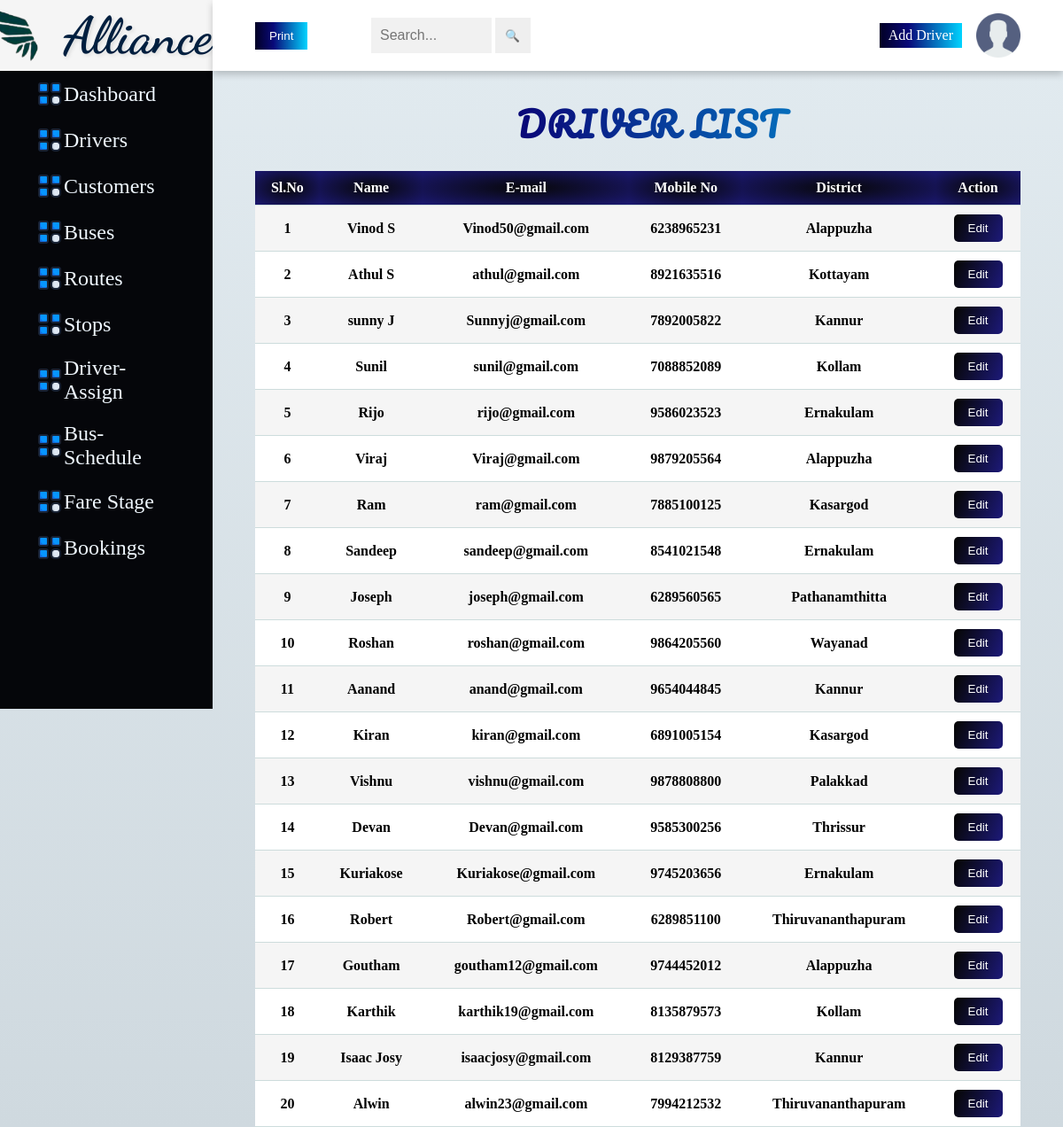
/Driver.php (signed in), run on the app's committed database.
### tables this page shows
CREATE TABLE `tbl_driver` (
  `Driver_id` int(5) NOT NULL,
  `D_fname` varchar(10) NOT NULL,
  `D_mname` varchar(10) NOT NULL,
  `D_lname` varchar(10) NOT NULL,
  `D_licence_no` varchar(16) NOT NULL,
  `D_licence_expiry` date NOT NULL,
  `D_badge_no` varchar(15) NOT NULL,
  `D_city` varchar(20) NOT NULL,
  `D_dist` varchar(20) NOT NULL,
  `D_state` varchar(20) NOT NULL,
  `D_pin` decimal(6,0) NOT NULL,
  `D_street` varchar(20) NOT NULL,
  `D_phone` decimal(10,0) NOT NULL,
  `D_email` varchar(30) NOT NULL,
  `D_gender` varchar(1) NOT NULL,
  `D_dob` date NOT NULL,
  `D_join` date NOT NULL,
  `D_experience` varchar(2) NOT NULL
);

### Driver.php (the view, shortened to what this page needs)
<html>
<head>
    <link rel="stylesheet" href="Driver.css">
    <link rel="stylesheet" href="table.css">
</head>
</head>
<body>
<div class="side-menu">
    <div class="brand-name">
        <div class="logo">
            <img src="logo2.png">
        </div>
        <h1>Alliance</h1>
</div>
<ul class="ui">
  <li><a href="admin.php"><img src="ui.png"> Dashboard </a></li>
  <li><a href="Driver.php"><img src="ui.png">Drivers</a></li>
  <li><a href="Cust.php"><img src="ui.png">Customers</a></li>
  <li><a href="Bus.php"><img src="ui.png">Buses</a></li>
  <li><a href="Route.php"><img src="ui.png">Routes</a></li>
  <li><a href="Stop.php"><img src="ui.png">Stops</a></li>
  <li><a href="Driverbus.php"><img src="ui.png">Driver-Assign</a></li>
  <li><a href="Busroute.php"><img src="ui.png">Bus-Schedule</a></li>
  <li><a href="Farestage.php"><img src="ui.png">Fare Stage</a></li>
  <li><a href="Abooking_view.php"><img src="ui.png">Bookings</a></li>
</ul>
</div>
    <div class="container">
        <div class="header">
            <div class="nav">
            <button id="print-driver" class="btn1">Print</button> &nbsp;&nbsp;
                <div class="search">
                    <form method="get">
                        <input type="text" name="search" placeholder="Search..." value="<?php echo isset($_GET['search']) ? $_GET['search'] : ''; ?>">
                        <button type="submit">🔍</button>
                    </form>
                </div>
                <div class="user">
            <a href="Adriver.php" class="btn">Add Driver</a>
            <div class="img-case">
            <img src="user.png" alt="user">
            </div>
            </div>
            </div>
        </div>
        <div class="content">
            <div class="main">
                <div class="form">
                <h1>Driver List</h1>
                <table id="driver-table" class="content-table pdf">
        <thead>
            <tr>
                <th>Sl.No</th>
                <th>Name</th>
                <th>E-mail</th>
                <th>Mobile No</th>
                <th>District</th>
                <th>Action</th>
            </tr>
        </thead>
        <tbody>
            <?php
            include 'Dbconnect.php';
            $search = isset($_GET['search']) ? $_GET['search'] : '';
            $sql = "SELECT * FROM tbl_Driver WHERE Driver_id LIKE '%$search%' OR D_fname LIKE '%$search%' OR D_mname LIKE '%$search%' OR D_lname LIKE '%$search%'";
            $result = $conn->query($sql);
            $serialNumber = 1;
            while ($row = $result->fetch_assoc()) {
                echo "<tr>";
                echo "<td>" . $serialNumber . "</td>";
                echo "<td>" . $row["D_fname"] . " " . $row["D_mname"] . " " . $row["D_lname"] . "</td>";
                echo "<td>" . $row["D_email"] . "</td>";
                echo "<td>" . $row["D_phone"] . "</td>";
                echo "<td>" . $row["D_dist"] . "</td>";
                echo '<td><a href="Udriver.php?Driver_id=' . $row["Driver_id"] . '"><button>Edit</button></a></td>';
                $serialNumber++;
            }
            ?>
        </tbody>
    </table>
                </div>
            </div>
        </div>
    </div>
</body>
</html>

### Driver.css (style rules this page uses)
* { margin: 0; padding: 0; box-sizing: border-box; }
body { background: linear-gradient(to top, #cfd9df 0%, #e2ebf0 100%); background-size: cover; background-repeat: no-repeat; background-attachment: fixed; }
a { text-decoration: none; }
li { list-style: none; }
.side-menu h1 { color: #090979; display: flex; margin-bottom: 10px; margin-top: 10px; margin-left: -40%; }
.btn { background: linear-gradient(90deg, #020024 0%, #090979 35%, #00d4ff 100%); color: white; padding: 5px 10px; text-align: center; margin-left: 60%; }
.side-menu { position: fixed; background: #05060a; width: 20vw; min-height: 100vh; display: flex; flex-direction: column; }
.side-menu .brand-name { background: whitesmoke; height: 10vh; display: flex; align-items: center; justify-content: center; }
.side-menu .brand-name h1 { margin-left: -20%; font-family: 'Dancing Script', cursive; font-size: 58px; color: #001F3F; text-shadow: 2px 2px 4px rgba(0, 0, 0, 0.1); }
.side-menu .brand-name img { margin-left: -30%; height:85%; width:85%; }
.side-menu li a { font-size: 24px; padding: 10px 40px; color: aliceblue; display: flex; align-items: center; }
.container { position: absolute; background-size: 100%; right: 0; width: 80vw; height: 100vh; }
.container .header { position: fixed; top: 0; width: 80vw; height: 10vh; background: white; display: flex; align-items: center; justify-content: center; box-shadow: 0 4px 8px 0 rgba(0, 0, 0, 0.2); z-index: 1; }
.container .header .nav { width: 90%; display: flex; align-items: center; }
.container .header .nav .search { flex: 1; display: flex; justify-content: center; }
.container .header .nav .search button { width: 40px; height: 40px; border: none; }
.container .header .nav .search input[type="text"] { border: none; background: #f1f1f1; padding: 10px; width: 50%; }
.container .header .nav .user { flex: 1; display: flex; justify-content: space-between; align-items: center; }
.container .header .nav .user img { width: 40px; height: 40px; }
.container .header .nav .user .img-case { position: relative; width: 50px; height: 50px; }
.container .header .nav .user .img-case img { position: absolute; top: 0; left: 0; width: 100%; height: 100%; }
.main { background-repeat: no-repeat; background-size: 140%; background-position: center; height: 100%; width: 100%; }
.form { width: 100%; height: 100%; position: relative; justify-content: center; padding-top: 10%; border-radius: 10px; z-index: 0; }
.form h1 { color: black; display: flex; justify-content: center; margin-bottom: 10px; margin-left: 3%; padding-bottom: 2%; }
ul.ui img { height: 20%; width: 20%; }
.search input[type="text"] { width: 300px; height: 40px; padding: 5px; font-size: 16px; }
.form h1 { font-size: 38px; text-align: center; font-family: 'Pacifico', cursive; color: #e74c3c; letter-spacing: 2px; text-transform: uppercase; padding: 10px 20px; background: linear-gradient(90deg, #020024 0%, #090979 35%, #00d4ff 100%); background-clip: text; -webkit-background-clip: text; color: transparent; transition: transform 0.3s, text-shadow 0.3s; cursor: pointer; }

### table.css (style rules this page uses)
table { width: 90%; border-collapse: collapse; margin-bottom: 20%; margin-left: 5%; }
table th { background: radial-gradient( rgba(7,7,9,1), rgba(27,24,113,1)); color: #fff; padding: 10px; text-align: center; }
table td { padding: 10px; border-top: 1px solid #CDDCDC; border-bottom: 1px solid #CDDCDC; text-align: center; font-weight: 400; font-weight: bold; }
table tr { background-color: #ffffff; color: #000000; }
table tr:nth-child(even) { background-color: #F5F5F5; }
table td button { background: linear-gradient(111.4deg, rgba(7,7,9,1) 6.5%, rgba(27,24,113,1) 93.2%); color: #fff; border: none; padding: 8px 16px; border-radius: 5px; text-decoration: none; }
.btn1 { background: linear-gradient(90deg, #020024 0%, #090979 35%, #00d4ff 100%); color: #fff; padding: 8px 16px; border: none; cursor: pointer; }

### Dbconnect.php (style rules this page uses)
body { user-select: none; }

### data on the page
tbl_driver: D_fname "Vinod", D_lname "S", D_email "Vinod50@gmail.com", D_phone "6238965231", D_dist "Alappuzha"
tbl_driver: D_fname "Athul", D_lname "S", D_email "athul@gmail.com", D_phone "8921635516", D_dist "Kottayam"
tbl_driver: D_fname "sunny", D_lname "J", D_email "Sunnyj@gmail.com", D_phone "7892005822", D_dist "Kannur"
tbl_driver: D_fname "Sunil", D_email "sunil@gmail.com", D_phone "7088852089", D_dist "Kollam"
tbl_driver: D_fname "Rijo", D_email "rijo@gmail.com", D_phone "9586023523", D_dist "Ernakulam"
tbl_driver: D_fname "Viraj", D_email "Viraj@gmail.com", D_phone "9879205564", D_dist "Alappuzha"
tbl_driver: D_fname "Ram", D_email "ram@gmail.com", D_phone "7885100125", D_dist "Kasargod"
tbl_driver: D_fname "Sandeep", D_email "sandeep@gmail.com", D_phone "8541021548", D_dist "Ernakulam"
tbl_driver: D_fname "Joseph", D_email "joseph@gmail.com", D_phone "6289560565", D_dist "Pathanamthitta"
tbl_driver: D_fname "Roshan", D_email "roshan@gmail.com", D_phone "9864205560", D_dist "Wayanad"
tbl_driver: D_fname "Aanand", D_email "anand@gmail.com", D_phone "9654044845", D_dist "Kannur"
tbl_driver: D_fname "Kiran", D_email "kiran@gmail.com", D_phone "6891005154", D_dist "Kasargod"
tbl_driver: D_fname "Vishnu", D_email "vishnu@gmail.com", D_phone "9878808800", D_dist "Palakkad"
tbl_driver: D_fname "Devan", D_email "Devan@gmail.com", D_phone "9585300256", D_dist "Thrissur"
tbl_driver: D_fname "Kuriakose", D_email "Kuriakose@gmail.com", D_phone "9745203656", D_dist "Ernakulam"
tbl_driver: D_fname "Robert", D_email "Robert@gmail.com", D_phone "6289851100", D_dist "Thiruvananthapuram"
tbl_driver: D_fname "Goutham", D_email "goutham12@gmail.com", D_phone "9744452012", D_dist "Alappuzha"
tbl_driver: D_fname "Karthik", D_email "karthik19@gmail.com", D_phone "8135879573", D_dist "Kollam"
tbl_driver: D_fname "Isaac", D_lname "Josy", D_email "isaacjosy@gmail.com", D_phone "8129387759", D_dist "Kannur"
tbl_driver: D_fname "Alwin", D_email "alwin23@gmail.com", D_phone "7994212532", D_dist "Thiruvananthapuram"
